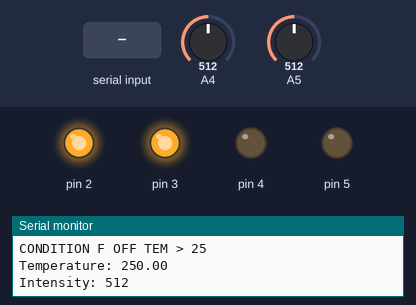
A sketch run on a simulated Arduino Uno, built with avr-gcc and run on an emulated ATmega328P. Shown: output pins drawn as LEDs (lit = HIGH), the last lines printed to the serial monitor. The inputs (shaded band) are chosen by the test bench; at power-on: A4 = 512, A5 = 512.

Above: at 1.2 s.
1.3 s: A4 set to 56
4.2 s: A4 set to 47
At 7.3 s:
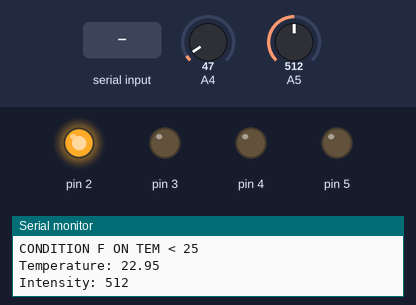
7.6 s: "4\n" received over Serial
At 8.8 s:
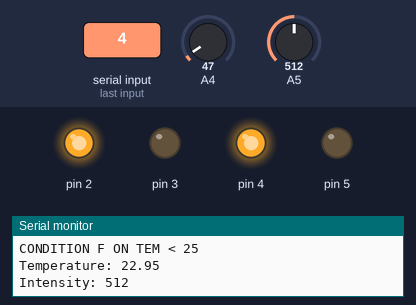
9.1 s: A5 set to 33
11.8 s: A5 set to 27
At 14.0 s:
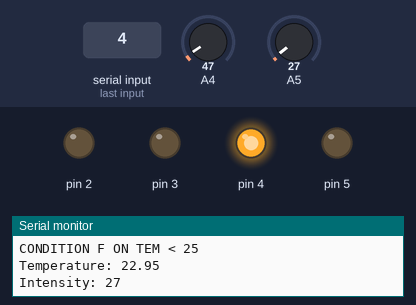
15.2 s: "3\n" received over Serial
At 15.8 s:
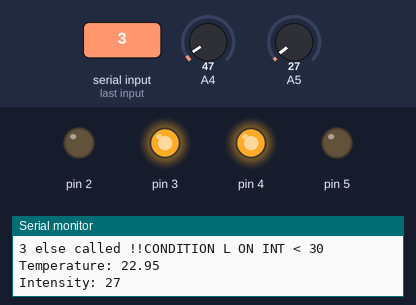
Timing chart, 0 to 17.7 s (numbered marks = the images above; inputs shaded):
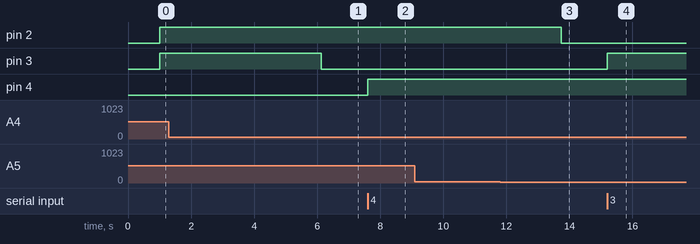

The sketch:

Arduino_code.ino
```cpp
float voltage, tempC;
int temp_reading, intensity, input;
String light = "ON", fan = "ON", socket1 = "ON", socket2="ON";

void setup() {
  // put your setup code here, to run once:
  Serial.begin(9600);
  pinMode(2, OUTPUT);
  pinMode(3, OUTPUT);
  pinMode(4, OUTPUT);
  pinMode(5, OUTPUT);
}

void loop() {
  temp_reading = analogRead(A4);
  voltage = temp_reading * (5.0 / 1024.0);
  tempC = voltage * 100;
  Serial.print("Temperature: ");
  Serial.println(tempC);

  intensity = analogRead(A5);
  Serial.print("Intensity: ");
  Serial.println(intensity);

  input = Serial.parseInt();

  switch(input){
    case 2:
      if(light == "OFF"){
        Serial.print("2 if called !!");
        digitalWrite(2, LOW);
        light = "ON";
      }else{
        Serial.print("2 else called !!");
        digitalWrite(2, HIGH);
        light = "OFF";
      }
      break;

    case 3:
      if(fan == "OFF"){
        Serial.print("3 if called !!");
        digitalWrite(3, LOW);
        fan = "ON";
      }else{
        Serial.print("3 else called !!");
        digitalWrite(3, HIGH);
        fan = "OFF";
      }
      break;

     case 4:
      if(socket1 == "OFF"){
        Serial.print("4 if called !!");
        digitalWrite(4, LOW);
        socket1 = "ON";
      }else{
        Serial.print("4 else called !!");
        digitalWrite(4, HIGH);
        socket1 = "OFF";
      }
      break;

      case 5:
      if(socket2 == "OFF"){
        Serial.print("5 if called !!");
        digitalWrite(5, LOW);
        socket2 = "ON";
      }else{
        Serial.print("5 else called !!");
        digitalWrite(5, HIGH);
        socket2 = "OFF";
      }
      break;
  }

  if(light == "ON"){
    if(intensity > 30){
      digitalWrite(2, HIGH);
      Serial.println("CONDITION L OFF INT > 30");
    }else{
      digitalWrite(2, LOW);
      Serial.println("CONDITION L ON INT < 30");
    }
  }

  if(fan == "ON"){
    if(tempC > 25){
      digitalWrite(3, HIGH);
      Serial.println("CONDITION F OFF TEM > 25");
    }else{
      digitalWrite(3, LOW);
      Serial.println("CONDITION F ON TEM < 25");
    }
  }
}
```

Measured:
- the behaviour switches between 52 and 51 on A4 (found by bisection; images 0 and 1)
- the behaviour switches between 31 and 30 on A5 (found by bisection; images 2 and 3)
- after the input at 4.2 s, pin 3: HIGH → LOW after 1.9 s
- after the input at 7.6 s, pin 4: LOW → HIGH at once
- after the input at 11.8 s, pin 2: HIGH → LOW after 1.9 s
- after the input at 15.2 s, pin 3: LOW → HIGH at once
